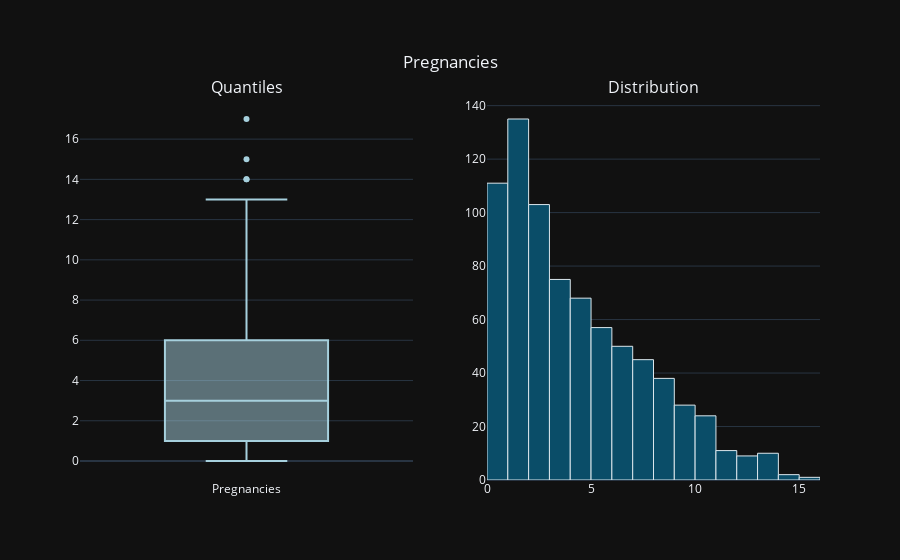
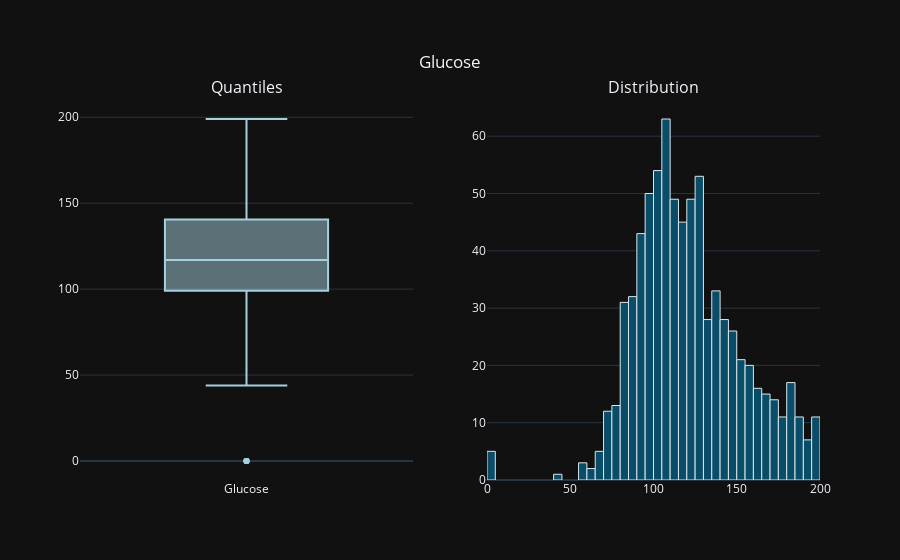
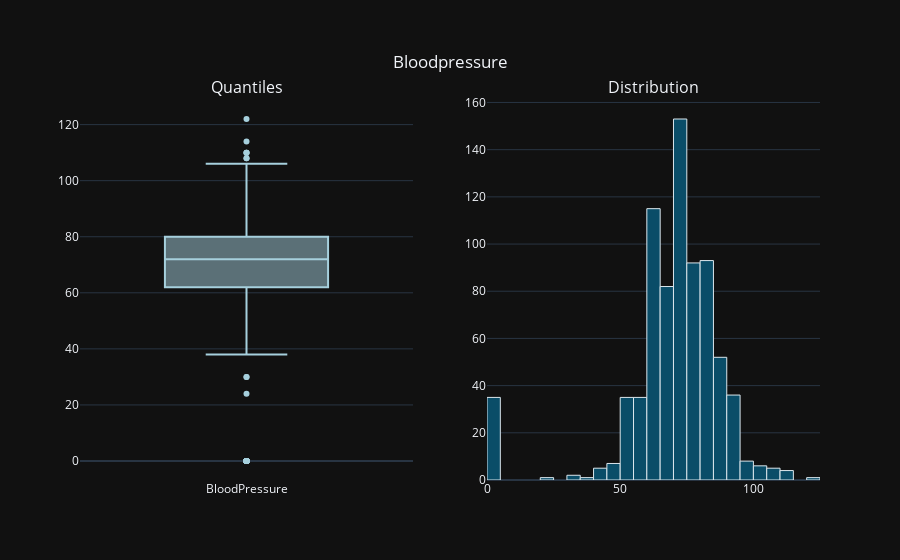
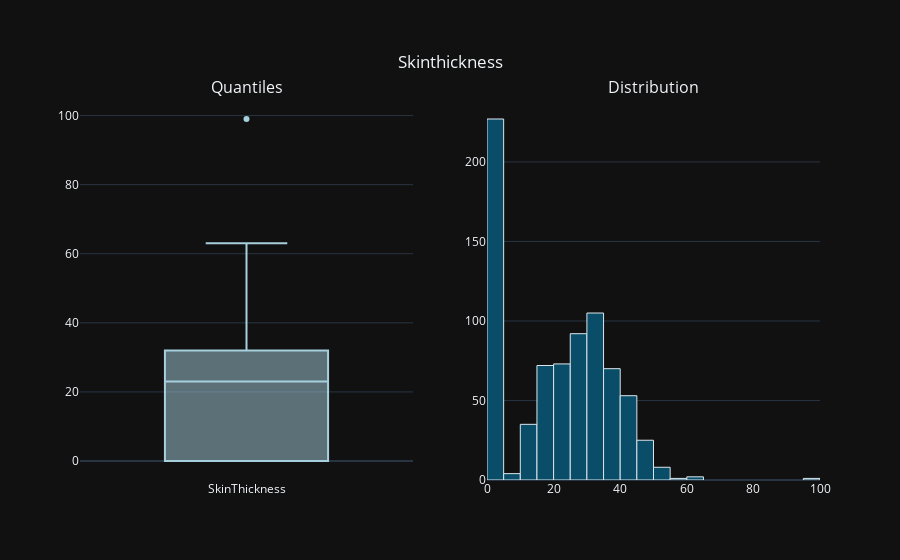

Notebook code for these charts, in order:
### Code cell
for i in num_cols:
    num_var_summary(data, i)

### Figure 1 — Plotly figure (JSON) as saved in the notebook; plotly's stock layout.template omitted (floating-point values rounded to 4 significant figures; data arrays with more than 128 entries replaced by an {"elided": "..."} marker saying what was removed)
{"data": [{"marker": {"color": "#A6D0DD"}, "name": "Pregnancies", "showlegend": false, "type": "box", "xaxis": "x", "y": {"elided": "768 int values"}, "yaxis": "y"}, {"marker": {"color": "#0A4D68", "line": {"color": "#DBE6EC", "width": 1}}, "name": "Pregnancies", "showlegend": false, "type": "histogram", "x": {"elided": "768 int values"}, "xaxis": "x2", "xbins": {"end": 17, "start": 0}, "yaxis": "y2"}], "layout": {"annotations": [{"font": {"size": 16}, "showarrow": false, "text": "Quantiles", "x": 0.225, "xanchor": "center", "xref": "paper", "y": 1, "yanchor": "bottom", "yref": "paper"}, {"font": {"size": 16}, "showarrow": false, "text": "Distribution", "x": 0.775, "xanchor": "center", "xref": "paper", "y": 1, "yanchor": "bottom", "yref": "paper"}], "title": {"text": "Pregnancies", "x": 0.5, "xanchor": "center", "y": 0.9, "yanchor": "top"}, "xaxis": {"anchor": "y", "domain": [0, 0.45]}, "xaxis2": {"anchor": "y2", "domain": [0.55, 1]}, "yaxis": {"anchor": "x", "domain": [0, 1]}, "yaxis2": {"anchor": "x2", "domain": [0, 1]}}}

### Figure 2 — Plotly figure (JSON) as saved in the notebook; plotly's stock layout.template omitted (floating-point values rounded to 4 significant figures; data arrays with more than 128 entries replaced by an {"elided": "..."} marker saying what was removed)
{"data": [{"marker": {"color": "#A6D0DD"}, "name": "Glucose", "showlegend": false, "type": "box", "xaxis": "x", "y": {"elided": "768 int values"}, "yaxis": "y"}, {"marker": {"color": "#0A4D68", "line": {"color": "#DBE6EC", "width": 1}}, "name": "Glucose", "showlegend": false, "type": "histogram", "x": {"elided": "768 int values"}, "xaxis": "x2", "xbins": {"end": 199, "start": 0}, "yaxis": "y2"}], "layout": {"annotations": [{"font": {"size": 16}, "showarrow": false, "text": "Quantiles", "x": 0.225, "xanchor": "center", "xref": "paper", "y": 1, "yanchor": "bottom", "yref": "paper"}, {"font": {"size": 16}, "showarrow": false, "text": "Distribution", "x": 0.775, "xanchor": "center", "xref": "paper", "y": 1, "yanchor": "bottom", "yref": "paper"}], "title": {"text": "Glucose", "x": 0.5, "xanchor": "center", "y": 0.9, "yanchor": "top"}, "xaxis": {"anchor": "y", "domain": [0, 0.45]}, "xaxis2": {"anchor": "y2", "domain": [0.55, 1]}, "yaxis": {"anchor": "x", "domain": [0, 1]}, "yaxis2": {"anchor": "x2", "domain": [0, 1]}}}

### Figure 3 — Plotly figure (JSON) as saved in the notebook; plotly's stock layout.template omitted (floating-point values rounded to 4 significant figures; data arrays with more than 128 entries replaced by an {"elided": "..."} marker saying what was removed)
{"data": [{"marker": {"color": "#A6D0DD"}, "name": "BloodPressure", "showlegend": false, "type": "box", "xaxis": "x", "y": {"elided": "768 int values"}, "yaxis": "y"}, {"marker": {"color": "#0A4D68", "line": {"color": "#DBE6EC", "width": 1}}, "name": "BloodPressure", "showlegend": false, "type": "histogram", "x": {"elided": "768 int values"}, "xaxis": "x2", "xbins": {"end": 122, "start": 0}, "yaxis": "y2"}], "layout": {"annotations": [{"font": {"size": 16}, "showarrow": false, "text": "Quantiles", "x": 0.225, "xanchor": "center", "xref": "paper", "y": 1, "yanchor": "bottom", "yref": "paper"}, {"font": {"size": 16}, "showarrow": false, "text": "Distribution", "x": 0.775, "xanchor": "center", "xref": "paper", "y": 1, "yanchor": "bottom", "yref": "paper"}], "title": {"text": "Bloodpressure", "x": 0.5, "xanchor": "center", "y": 0.9, "yanchor": "top"}, "xaxis": {"anchor": "y", "domain": [0, 0.45]}, "xaxis2": {"anchor": "y2", "domain": [0.55, 1]}, "yaxis": {"anchor": "x", "domain": [0, 1]}, "yaxis2": {"anchor": "x2", "domain": [0, 1]}}}

### Figure 4 — Plotly figure (JSON) as saved in the notebook; plotly's stock layout.template omitted (floating-point values rounded to 4 significant figures; data arrays with more than 128 entries replaced by an {"elided": "..."} marker saying what was removed)
{"data": [{"marker": {"color": "#A6D0DD"}, "name": "SkinThickness", "showlegend": false, "type": "box", "xaxis": "x", "y": {"elided": "768 int values"}, "yaxis": "y"}, {"marker": {"color": "#0A4D68", "line": {"color": "#DBE6EC", "width": 1}}, "name": "SkinThickness", "showlegend": false, "type": "histogram", "x": {"elided": "768 int values"}, "xaxis": "x2", "xbins": {"end": 99, "start": 0}, "yaxis": "y2"}], "layout": {"annotations": [{"font": {"size": 16}, "showarrow": false, "text": "Quantiles", "x": 0.225, "xanchor": "center", "xref": "paper", "y": 1, "yanchor": "bottom", "yref": "paper"}, {"font": {"size": 16}, "showarrow": false, "text": "Distribution", "x": 0.775, "xanchor": "center", "xref": "paper", "y": 1, "yanchor": "bottom", "yref": "paper"}], "title": {"text": "Skinthickness", "x": 0.5, "xanchor": "center", "y": 0.9, "yanchor": "top"}, "xaxis": {"anchor": "y", "domain": [0, 0.45]}, "xaxis2": {"anchor": "y2", "domain": [0.55, 1]}, "yaxis": {"anchor": "x", "domain": [0, 1]}, "yaxis2": {"anchor": "x2", "domain": [0, 1]}}}
